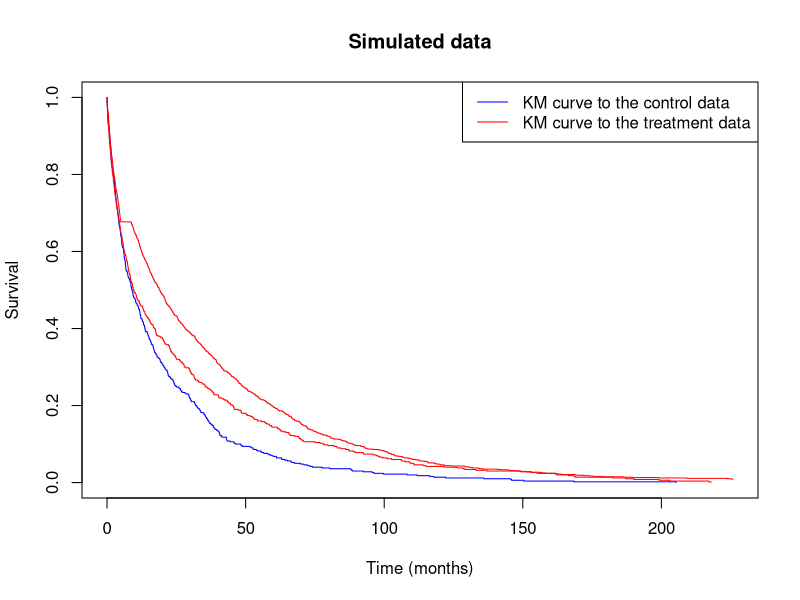

Write R code to recreate this figure.
library(survival)
#################################################################################
#Looking at splitting survival curve up
################################################################################# 
#Simulating data
#We have lambda2, gamma2 from historical data

lambda2 <- 0.06
gamma2 <- 0.8
  
#We have elicited bigT, lambda1, gamma1 from questioning our experts
  
bigT <- 10
lambda1 <- 0.03
gamma1 <- 0.8

#Our sample sizes for both groups; 1=control, 2=treatment
n1 <- 500
n2 <- 500

#Simulate data for the control group
simcontrol <- data.frame(time = rweibull(n1, gamma2, 1/lambda2), cens = rep(1, n1))
#Plot this on a KM curve
fitcontrolKM <- survfit(Surv(time, cens)~1, data = simcontrol)
plot(fitcontrolKM, conf.int = F, xlim=c(0,max(simcontrol$time)*1.1), ylab="Survival", xlab="Time (months)", col="blue",
       main = "Simulated data")
legend("topright", legend = c("KM curve to the control data","KM curve to the treatment data") , col=c("blue", "red"), lty=1)
  
#Fit a Weibull to the control data
fitcontrol <- survreg(Surv(time, cens)~1, dist="weibull", data = simcontrol)

#Plotting the Weibull distribution found for the control data
# lines(x = predict(fitcontrol, type = "quantile", p = seq(0.01, 0.99, by=.01))[1,],
#        y = rev(seq(0.01, 0.99, by = 0.01)), type="l", xlab="Time (months)", ylab="Survival",
#        col = "blue", xlim=c(0,100))
#   
  

#Fitting hypothetical lines for the treatment; before changepoint
effectt <- seq(0, bigT, by=0.01)
effecty <- exp(-((exp(-fitcontrol$coefficients))*effectt)^(1/fitcontrol$scale))
#lines(effectt, effecty, col="green", lty=3)
  
#Fitting hypothetical lines for the treatment; after changepoint
aftereffectt <- seq(bigT, max(simcontrol$time)*1.1, by=0.01)
aftereffecty <- exp(-(exp(-fitcontrol$coefficients)*bigT)^(1/fitcontrol$scale)-(lambda1^gamma1)*(aftereffectt^gamma1-bigT^gamma1))
#lines(aftereffectt, aftereffecty, col="red", lty=2)
  
#Combining both before and after the changepoint
treatmentcurvet <- c(effectt, aftereffectt)
treatmentcurvey <- c(effecty, aftereffecty)
  

#Simulating data for the treatment group
SimTreatmentFunc <- function(n2){
  
  split <- seq(1, 0, by=-(1/(n2/10)))
  
  events <- rep(NA, n2)
  for (i in 1:(length(split)-1)){
    if (i==1){
      events[((i-1)*10+1):(i*10)] <- runif(10, 0, treatmentcurvet[sum(split[i+1]<treatmentcurvey)])
    } 
    else{
      events[((i-1)*10+1):(i*10)] <- runif(10, treatmentcurvet[sum(split[i]<treatmentcurvey)], treatmentcurvet[sum(split[i+1]<treatmentcurvey)])
    }
  }
  
  data <- data.frame(time = events, cens = rep(1, n2))
}

SimTreatment <- SimTreatmentFunc(n2)
fittreatmentKM <- survfit(Surv(time, cens)~1, data = SimTreatment)
lines(fittreatmentKM, conf.int = F, col="red")



bigT = 5
lambda2 = 0.06
gamma2 = 0.8
lambda1 = 0.03
gamma1 = 0.8
t = 5
CDF = rep(NA, length(t))
for (i in 1:length(t)){
  if (t[i]>bigT){
    CDF[i] = 1-exp(-(lambda2*bigT)^(gamma2)-lambda1^gamma1*(t[i]^gamma1-bigT^gamma1))
  } else{
    CDF[i] = 1-exp(-(lambda2*t[i])^gamma2)
  }
}



u = runif(1000)
samples = rep(NA, 1000)
for (i in 1:length(u)){
  if (u[i]>CDF){
    samples[i] = (1/lambda1)*exp(log(-log(1-u[i])-(lambda2*T)^gamma2+lambda1^gamma1*T^gamma1)/gamma1)
  } else{
    samples[i] = (1/lambda2)*exp(log(-log(1-u[i]))/gamma2)
  }
}
#plot(samples)
  
data <- data.frame(time = samples, cens = rep(1, 1000))
fittreatmentKM <- survfit(Surv(time, cens)~1, data = data)
lines(fittreatmentKM, conf.int = F, col="red")
library(survival)
